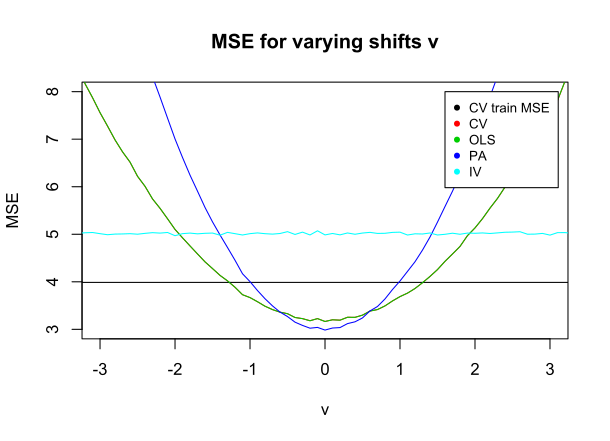

Recreate this plot in R.
# Optimal gamma calculations using k-fold cross validation
# in example 2 in Anchor Regression - Rothenhaeuser 2020
#
# Author: Maic Rakitta
# Date: 23.09.20
##########################################################################
set.seed(1)

n <- 1000 # number of samples from unpertubed and pertubed distribution

# initialize training data
library(extraDistr) # for rademacher distribution
A <- rsign(n)
epsH.train <- rnorm(n)
epsX.train <- rnorm(n)
epsY.train <- rnorm(n)

H.train <- epsH.train
X.train <- A+H.train+epsX.train
Y.train <- X.train+2*H.train+epsY.train


##########################################################################
# Anchor regression
anchor.regression <- function(X, Y, A, gamma, n){
  
  P.A <- A%*%solve(t(A)%*%A)%*%t(A)
  W <- diag(n)-(1-sqrt(gamma))*P.A
  
  Y.tilde <- W%*%Y
  X.tilde <- W%*%X
  
  fit <- lm(Y.tilde~X.tilde-1)
}

# PA = AR for gamma = 0
fit.PA <- anchor.regression(X.train, Y.train, A, 0, n)
b.PA <- coef(fit.PA)

# OLS = AR for gamma = 1
fit.OLS <- anchor.regression(X.train, Y.train, A, 1, n)
b.OLS <- coef(fit.OLS)

# IV - 2SLS
fit.2SLS.step <- lm(X.train~A-1)
X.train.hat <- fitted.values(fit.2SLS.step)
fit.IV <- lm(Y.train~X.train.hat-1)
b.IV <- coef(fit.IV)

##########################################################################
# k-fold Cross Validation
data <- data.frame(Y=Y.train,X=X.train, A=A) # create data frame for CV

# initialize
k <- 2
alpha.vec <- (1:100)/101

MSE.CV <- numeric(length(alpha.vec))
gamma.optimal <- numeric(length(alpha.vec))
for (a in 1:length(alpha.vec)) {
  
  alpha <- alpha.vec[a] # step 1: choose alpha
  gamma.CV <- qchisq(alpha, df=1)
  
  folds <- c(-1,1) # step 2: create folds
  
  # step 3: for varying gamma train and test
  MSE.CV.matrix <- numeric(k)
  for (out in 1:k) { # iterating over folds
    
    # split the data into CV training and test sets
    train <- data[A!=folds[out],]
    test <- data[A==folds[out],]
    
    # build the models
    model <- anchor.regression(train$X, train$Y, train$A, gamma.CV, nrow(train))
    
    # make predictions on CV test set and compute test MSE
    predictions <- test$X * model$coefficients
    MSE.CV.matrix[out] <- mean((test$Y - predictions) ^ 2)
  }
  # step 4: average over the folds
  MSE.CV[a] <- mean(MSE.CV.matrix)
}
MSE.CV

# step 5: choose optimal gamma
alpha.vec[which(MSE.CV==min(MSE.CV))]
gamma.optimal <- qchisq(alpha.vec[which(MSE.CV==min(MSE.CV))], df=1)
gamma.optimal

plot(alpha.vec,MSE.CV)
plot(qchisq(alpha.vec, df=1),MSE.CV)

##########################################################################
# Fit AR with optimal gamma
fit<- anchor.regression(X.train, Y.train, A, gamma.optimal, n)
b <- coef(fit)

MSE.train <- mean((Y.train - t(X.train)*b) ^ 2)

##########################################################################
# Test CV output on data with different pertubations
v.vec <- seq(-5,5, by=0.1)

nit <- 100
MSE.test <- matrix(nrow=length(v.vec), ncol=nit)
MSE.test.OLS <- matrix(nrow=length(v.vec), ncol=nit)
MSE.test.PA <- matrix(nrow=length(v.vec), ncol=nit)
MSE.test.IV <- matrix(nrow=length(v.vec), ncol=nit)
for (vi in 1:length(v.vec)) {
  v <- v.vec[vi]
  
  for (i in 1:nit) {
    # initialize test data
    epsH.test <- rnorm(n)
    epsX.test <- rnorm(n)
    epsY.test <- rnorm(n)
    
    H.test <- epsH.test
    X.test <- v+H.test+epsX.test
    Y.test <- X.test+2*H.test+epsY.test
    
    MSE.test[vi,i] <- mean((Y.test - t(X.test)*b) ^ 2)
    MSE.test.OLS[vi,i] <- mean((Y.test - t(X.test)*b.OLS) ^ 2)
    MSE.test.PA[vi,i] <- mean((Y.test - t(X.test)*b.PA) ^ 2)
    MSE.test.IV[vi,i] <- mean((Y.test - t(X.test)*b.IV) ^ 2)
  }
}

MSE.test <- apply(MSE.test, 1, mean)
MSE.test.OLS <- apply(MSE.test.OLS, 1, mean)
MSE.test.PA <- apply(MSE.test.PA, 1, mean)
MSE.test.IV <- apply(MSE.test.IV, 1, mean)

plot(v.vec,MSE.test, type = "l", col=2, ylim = c(3,8), ylab = "MSE", xlab = "v", main = "MSE for varying shifts v")
abline(h=MSE.train)
lines(v.vec, MSE.test.OLS, col = 3)
lines(v.vec, MSE.test.PA, col = 4)
lines(v.vec, MSE.test.IV, col = 5)
legend(2.8, 8, legend=c("CV train MSE", "CV", "OLS", "PA", "IV"),
       col=c(1, 2, 3, 4, 5), cex=0.8,pch=16)

plot(v.vec,MSE.test, type = "l", col=2, ylim = c(3,8), xlim= c(-3,3), ylab = "MSE", xlab = "v", main = "MSE for varying shifts v")
abline(h=MSE.train)
lines(v.vec, MSE.test.OLS, col = 3)
lines(v.vec, MSE.test.PA, col = 4)
lines(v.vec, MSE.test.IV, col = 5)
legend(1.6, 8, legend=c("CV train MSE", "CV", "OLS", "PA", "IV"),
       col=c(1, 2, 3, 4, 5), cex=0.8,pch=16)

##########################################################################
# Comparison to specific shifts
v.spec <- c(1.8,-1.8,3.5)

nit <- 100
b.test <- matrix(nrow=length(v.spec), ncol=nit)
b.OLS <- matrix(nrow=length(v.spec), ncol=nit)
b.PA <- matrix(nrow=length(v.spec), ncol=nit)
b.IV <- matrix(nrow=length(v.spec), ncol=nit)
for (vi in 1:length(v.spec)) {
  v <- v.vec[vi]
  
  for (i in 1:nit) {
    # initialize test data
    epsH.test <- rnorm(n)
    epsX.test <- rnorm(n)
    epsY.test <- rnorm(n)
    
    H.test <- epsH.test
    X.test <- v+H.test+epsX.test
    Y.test <- X.test+2*H.test+epsY.test
    
    fit <- anchor.regression(X.test, Y.test, rep(v,length(Y.test)), gamma.optimal, length(Y.test))
    b.test[vi,i] <- coef(fit)
    
    fit.OLS <- anchor.regression(X.test, Y.test, rep(v,length(Y.test)), 1, length(Y.test))
    b.OLS[vi,i] <- coef(fit.OLS)
    
    fit.PA <- anchor.regression(X.test, Y.test, rep(v,length(Y.test)), 0, length(Y.test))
    b.PA[vi,i] <- coef(fit.PA)
    
    fit.2SLS.step <- lm(X.test~rep(v,length(Y.test))-1)
    X.test.hat <- fitted.values(fit.2SLS.step)
    fit.IV <- lm(Y.test~X.test.hat-1)
    b.IV[vi,i] <- coef(fit.IV)
  }
}

apply(b.test, 1, mean)
apply(b.OLS, 1, mean)
apply(b.PA, 1, mean)
apply(b.IV, 1, mean)
